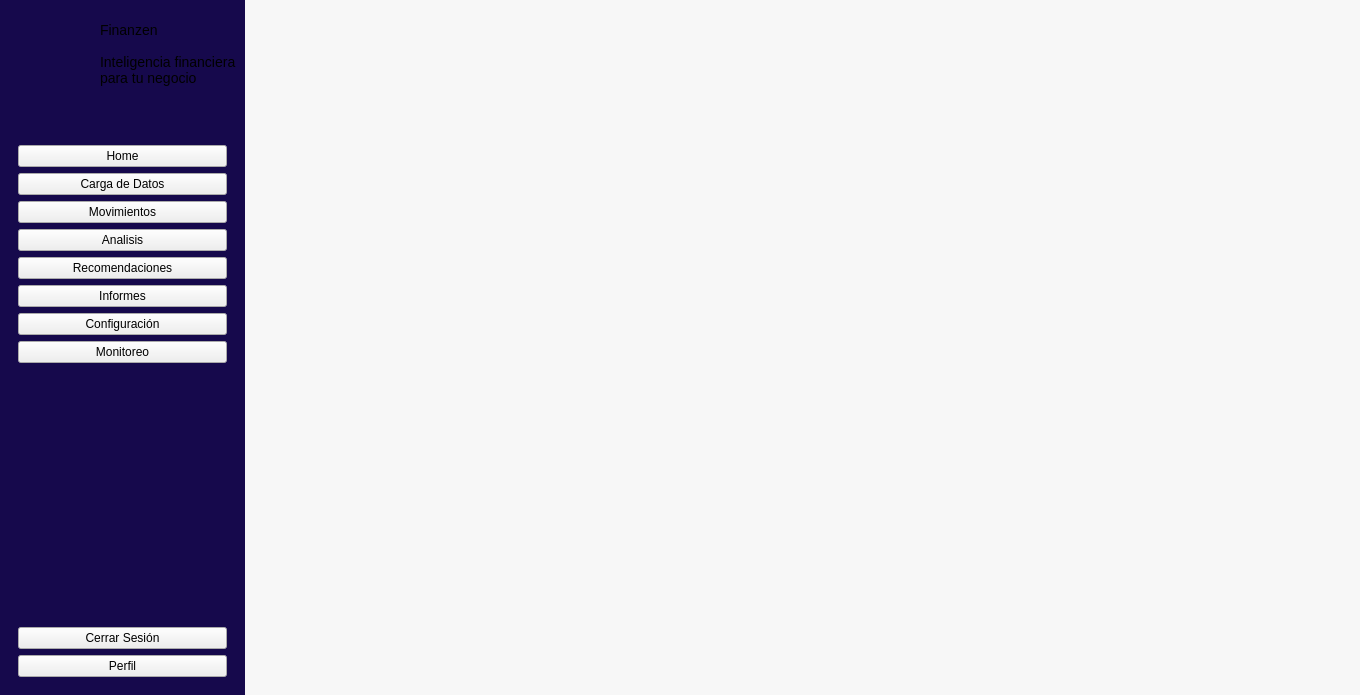
<?xml version="1.0" encoding="UTF-8"?>
<ui version="4.0">
 <class>Dashboard</class>
 <widget class="QWidget" name="Dashboard">
  <property name="geometry">
   <rect>
    <x>0</x>
    <y>0</y>
    <width>1360</width>
    <height>695</height>
   </rect>
  </property>
  <property name="windowTitle">
   <string>Form</string>
  </property>
  <property name="styleSheet">
   <string notr="true">#Dashboard{
background-color:#f7f7f7;
}
#stackedWidget{
background-color:#f7f7f7;
}</string>
  </property>
  <layout class="QHBoxLayout" name="horizontalLayout">
   <property name="leftMargin">
    <number>0</number>
   </property>
   <property name="topMargin">
    <number>0</number>
   </property>
   <property name="rightMargin">
    <number>0</number>
   </property>
   <property name="bottomMargin">
    <number>0</number>
   </property>
   <item>
    <layout class="QHBoxLayout" name="horizontalLayout_2" stretch="0,1">
     <item>
      <widget class="QWidget" name="Sidebar" native="true">
       <property name="sizePolicy">
        <sizepolicy hsizetype="Fixed" vsizetype="Preferred">
         <horstretch>0</horstretch>
         <verstretch>0</verstretch>
        </sizepolicy>
       </property>
       <property name="maximumSize">
        <size>
         <width>280</width>
         <height>16777215</height>
        </size>
       </property>
       <property name="styleSheet">
        <string notr="true">#Sidebar{
background-color: #16094C;
}

/*------------------------------------------------------------------------------------
QLabels
---------------------------------------------------------------------------------------*/
QLabel{
font-size:14px;
}
QLabel[texto=&quot;tituloAside&quot;]{
font-weight:bold;
font-size:18px;
}
QLabel[texto=&quot;Destacado&quot;]{
font-weight:bold;
font-size:16px;
}

/*--------------------------------------------------------------------------------
QPushButton 
----------------------------------------------------------------------------------*/
/* Estilo general para todos los botones del menú */
QPushButton[boton=&quot;Dashboard&quot;] {
    background-color: transparent; /* Fondo transparente por defecto */
    color: #ffffff;               /* Texto blanco */
    font-size: 16px;              /* Tamaño de fuente */
    text-align: left;             /* Alinea icono y texto a la izquierda */
    padding-left: 15px;           /* Separación con el borde izquierdo */
    border: none;                 /* Quita el borde por defecto */
    border-radius: 8px;           /* Bordes redondeados */
    height: 40px;                 /* Altura del botón */

}

/* Efecto al pasar el cursor por encima (Hover) */
QPushButton[boton=&quot;Dashboard&quot;]:hover {
    background-color: rgba(255, 255, 255, 0.1); 
}

/* Estado activo/seleccionado (como el botón &quot;Home&quot; morado) */
QPushButton[boton=&quot;Dashboard&quot;]:checked, QPushButton[boton=&quot;Dashboard&quot;]:pressed {
    background-color: #5d51f2;    /* Color morado de tu imagen */
}

/*---------------------------
Widgets
*------------*/
#promotionalFrame{
background-color: #311B6E;
border: 2px solid rgba(161, 147, 204, 0.7);
border-radius: 15px;
}

</string>
       </property>
       <layout class="QVBoxLayout" name="verticalLayout">
        <property name="leftMargin">
         <number>9</number>
        </property>
        <property name="topMargin">
         <number>9</number>
        </property>
        <property name="rightMargin">
         <number>9</number>
        </property>
        <property name="bottomMargin">
         <number>9</number>
        </property>
        <item>
         <layout class="QHBoxLayout" name="layoutHEmpresa">
          <property name="spacing">
           <number>0</number>
          </property>
          <property name="leftMargin">
           <number>0</number>
          </property>
          <property name="topMargin">
           <number>0</number>
          </property>
          <property name="rightMargin">
           <number>0</number>
          </property>
          <property name="bottomMargin">
           <number>0</number>
          </property>
          <item>
           <widget class="QLabel" name="lblLogoEmpresa">
            <property name="minimumSize">
             <size>
              <width>91</width>
              <height>81</height>
             </size>
            </property>
            <property name="maximumSize">
             <size>
              <width>91</width>
              <height>81</height>
             </size>
            </property>
            <property name="text">
             <string/>
            </property>
            <property name="pixmap">
             <pixmap resource="../../resources/resources.qrc">:/images/logo.png</pixmap>
            </property>
            <property name="scaledContents">
             <bool>true</bool>
            </property>
           </widget>
          </item>
          <item>
           <layout class="QVBoxLayout" name="layoutVEmpresa">
            <property name="spacing">
             <number>0</number>
            </property>
            <item>
             <widget class="QLabel" name="lblNombreEmpresa">
              <property name="text">
               <string>Finanzen</string>
              </property>
              <property name="styleClass" stdset="0">
               <string>tituloPrincipal</string>
              </property>
              <property name="texto" stdset="0">
               <string>tituloAside</string>
              </property>
             </widget>
            </item>
            <item>
             <widget class="QLabel" name="lblDescripcionEmpresa">
              <property name="text">
               <string>Inteligencia financiera
para tu negocio</string>
              </property>
              <property name="styleClass" stdset="0">
               <string/>
              </property>
             </widget>
            </item>
           </layout>
          </item>
         </layout>
        </item>
        <item>
         <widget class="QWidget" name="menuContainer" native="true">
          <layout class="QVBoxLayout" name="verticalLayout_3">
           <item>
            <spacer name="verticalSpacer_2">
             <property name="orientation">
              <enum>Qt::Vertical</enum>
             </property>
             <property name="sizeHint" stdset="0">
              <size>
               <width>20</width>
               <height>40</height>
              </size>
             </property>
            </spacer>
           </item>
           <item>
            <widget class="QPushButton" name="btnHome">
             <property name="text">
              <string>Home</string>
             </property>
             <property name="icon">
              <iconset resource="../../resources/resources.qrc">
               <normaloff>:/icons/menuIcons/home.svg</normaloff>:/icons/menuIcons/home.svg</iconset>
             </property>
             <property name="iconSize">
              <size>
               <width>25</width>
               <height>25</height>
              </size>
             </property>
             <property name="boton" stdset="0">
              <string>Dashboard</string>
             </property>
            </widget>
           </item>
           <item>
            <widget class="QPushButton" name="btnLoadData">
             <property name="text">
              <string>Carga de Datos</string>
             </property>
             <property name="icon">
              <iconset resource="../../resources/resources.qrc">
               <normaloff>:/icons/menuIcons/load.svg</normaloff>:/icons/menuIcons/load.svg</iconset>
             </property>
             <property name="iconSize">
              <size>
               <width>20</width>
               <height>20</height>
              </size>
             </property>
             <property name="boton" stdset="0">
              <string>Dashboard</string>
             </property>
            </widget>
           </item>
           <item>
            <widget class="QPushButton" name="btnMovimientos">
             <property name="text">
              <string>Movimientos</string>
             </property>
             <property name="icon">
              <iconset resource="../../resources/resources.qrc">
               <normaloff>:/icons/menuIcons/arrows.svg</normaloff>:/icons/menuIcons/arrows.svg</iconset>
             </property>
             <property name="iconSize">
              <size>
               <width>20</width>
               <height>20</height>
              </size>
             </property>
             <property name="boton" stdset="0">
              <string>Dashboard</string>
             </property>
            </widget>
           </item>
           <item>
            <widget class="QPushButton" name="BtnAnalisis">
             <property name="text">
              <string>Analisis</string>
             </property>
             <property name="icon">
              <iconset resource="../../resources/resources.qrc">
               <normaloff>:/icons/menuIcons/profitability.svg</normaloff>:/icons/menuIcons/profitability.svg</iconset>
             </property>
             <property name="iconSize">
              <size>
               <width>20</width>
               <height>20</height>
              </size>
             </property>
             <property name="boton" stdset="0">
              <string>Dashboard</string>
             </property>
            </widget>
           </item>
           <item>
            <widget class="QPushButton" name="BtnRecomendaciones">
             <property name="text">
              <string>Recomendaciones</string>
             </property>
             <property name="icon">
              <iconset resource="../../resources/resources.qrc">
               <normaloff>:/icons/menuIcons/radar.svg</normaloff>:/icons/menuIcons/radar.svg</iconset>
             </property>
             <property name="iconSize">
              <size>
               <width>20</width>
               <height>20</height>
              </size>
             </property>
             <property name="boton" stdset="0">
              <string>Dashboard</string>
             </property>
            </widget>
           </item>
           <item>
            <widget class="QPushButton" name="BtnInformes">
             <property name="text">
              <string>Informes</string>
             </property>
             <property name="icon">
              <iconset resource="../../resources/resources.qrc">
               <normaloff>:/icons/menuIcons/fileLight.svg</normaloff>:/icons/menuIcons/fileLight.svg</iconset>
             </property>
             <property name="iconSize">
              <size>
               <width>20</width>
               <height>20</height>
              </size>
             </property>
             <property name="boton" stdset="0">
              <string>Dashboard</string>
             </property>
            </widget>
           </item>
           <item>
            <widget class="QPushButton" name="BtnConfiguracion">
             <property name="text">
              <string>Configuración</string>
             </property>
             <property name="icon">
              <iconset resource="../../resources/resources.qrc">
               <normaloff>:/icons/menuIcons/settings.svg</normaloff>:/icons/menuIcons/settings.svg</iconset>
             </property>
             <property name="iconSize">
              <size>
               <width>20</width>
               <height>20</height>
              </size>
             </property>
             <property name="boton" stdset="0">
              <string>Dashboard</string>
             </property>
            </widget>
           </item>
           <item>
            <widget class="QPushButton" name="BtnMonitoreo">
             <property name="text">
              <string>Monitoreo</string>
             </property>
             <property name="icon">
              <iconset resource="../../resources/resources.qrc">
               <normaloff>:/icons/menuIcons/monitoring.svg</normaloff>:/icons/menuIcons/monitoring.svg</iconset>
             </property>
             <property name="iconSize">
              <size>
               <width>20</width>
               <height>20</height>
              </size>
             </property>
             <property name="boton" stdset="0">
              <string>Dashboard</string>
             </property>
            </widget>
           </item>
          </layout>
         </widget>
        </item>
        <item>
         <spacer name="verticalSpacer">
          <property name="orientation">
           <enum>Qt::Vertical</enum>
          </property>
          <property name="sizeHint" stdset="0">
           <size>
            <width>20</width>
            <height>40</height>
           </size>
          </property>
         </spacer>
        </item>
        <item>
         <widget class="QWidget" name="widget" native="true">
          <layout class="QVBoxLayout" name="verticalLayout_4">
           <item>
            <widget class="QPushButton" name="BtnCerrarSesion">
             <property name="text">
              <string>Cerrar Sesión</string>
             </property>
             <property name="icon">
              <iconset resource="../../resources/resources.qrc">
               <normaloff>:/icons/menuIcons/leave.svg</normaloff>:/icons/menuIcons/leave.svg</iconset>
             </property>
             <property name="iconSize">
              <size>
               <width>20</width>
               <height>20</height>
              </size>
             </property>
             <property name="boton" stdset="0">
              <string>Dashboard</string>
             </property>
            </widget>
           </item>
           <item>
            <widget class="QPushButton" name="BtnPerfil">
             <property name="text">
              <string>Perfil</string>
             </property>
             <property name="icon">
              <iconset resource="../../resources/resources.qrc">
               <normaloff>:/icons/menuIcons/profile.svg</normaloff>:/icons/menuIcons/profile.svg</iconset>
             </property>
             <property name="iconSize">
              <size>
               <width>20</width>
               <height>20</height>
              </size>
             </property>
             <property name="boton" stdset="0">
              <string>Dashboard</string>
             </property>
            </widget>
           </item>
          </layout>
         </widget>
        </item>
       </layout>
      </widget>
     </item>
     <item>
      <widget class="QWidget" name="main" native="true">
       <property name="sizePolicy">
        <sizepolicy hsizetype="Expanding" vsizetype="Expanding">
         <horstretch>0</horstretch>
         <verstretch>0</verstretch>
        </sizepolicy>
       </property>
       <property name="styleSheet">
        <string notr="true">#topBar{
padding: 30px;
background-color: #FFFEFE;
border: 2px solid #EBECF0;
border-radius: 20px;
}

/*----------------------------------------------------------------------
QLabel
------------------------------------------------------------*/
QLabel{
	color: #6C6686;
	font-size: 14px;
}
QLabel[texto=&quot;Principal&quot;]{
color: #0E042F;
font-weight:bold;
font-size: 20px;
}</string>
       </property>
       <layout class="QVBoxLayout" name="verticalLayout_2">
        <property name="leftMargin">
         <number>0</number>
        </property>
        <property name="topMargin">
         <number>0</number>
        </property>
        <property name="rightMargin">
         <number>15</number>
        </property>
        <property name="bottomMargin">
         <number>0</number>
        </property>
        <item>
         <widget class="QScrollArea" name="scrollArea">
          <property name="styleSheet">
           <string notr="true">/*
-----------------------------------------------------------------------------------------------------
ScrollArea
-----------------------------------------------------------------------------------------------------
*/
#scrollAreaWidgetContents {
    background-color: transparent;
}
QScrollArea {
    background-color: transparent;
    border: none;
	border-radius:0px;
}

/* Widget que está dentro del ScrollArea */
/*QScrollArea &gt; QWidget &gt; QWidget {
    background-color: #F9F9FC;
}*/

/* Scrollbar vertical */
QScrollBar:vertical {
    background-color: transparent;
    width: 8px;
    margin: 4px 2px 4px 0px;
}

/* Parte que se puede arrastrar */
QScrollBar::handle:vertical {
    background-color: #C9C1D5;
    border-radius: 4px;
    min-height: 40px;
}

/* Al pasar el mouse */
QScrollBar::handle:vertical:hover {
    background-color: #A99DB8;
}

/* Ocultar botones de arriba y abajo */
QScrollBar::add-line:vertical,
QScrollBar::sub-line:vertical {
    height: 0px;
}

/* Espacio antes/después del handle */
QScrollBar::add-page:vertical,
QScrollBar::sub-page:vertical {
    background: transparent;
}</string>
          </property>
          <property name="widgetResizable">
           <bool>true</bool>
          </property>
          <widget class="QWidget" name="scrollAreaWidgetContents">
           <property name="geometry">
            <rect>
             <x>0</x>
             <y>0</y>
             <width>1096</width>
             <height>693</height>
            </rect>
           </property>
           <layout class="QVBoxLayout" name="verticalLayout_5">
            <property name="leftMargin">
             <number>0</number>
            </property>
            <property name="topMargin">
             <number>0</number>
            </property>
            <property name="rightMargin">
             <number>0</number>
            </property>
            <property name="bottomMargin">
             <number>0</number>
            </property>
            <item>
             <widget class="QStackedWidget" name="stackedWidget">
              <property name="sizePolicy">
               <sizepolicy hsizetype="Expanding" vsizetype="Preferred">
                <horstretch>0</horstretch>
                <verstretch>0</verstretch>
               </sizepolicy>
              </property>
              <widget class="QWidget" name="page">
               <layout class="QVBoxLayout" name="verticalLayout_7"/>
              </widget>
              <widget class="QWidget" name="page_2"/>
             </widget>
            </item>
           </layout>
          </widget>
         </widget>
        </item>
       </layout>
      </widget>
     </item>
    </layout>
   </item>
  </layout>
 </widget>
 <resources>
  <include location="../../resources/resources.qrc"/>
  <include location="../../resources/resources.qrc"/>
  <include location="../../resources/resources.qrc"/>
 </resources>
 <connections/>
</ui>
